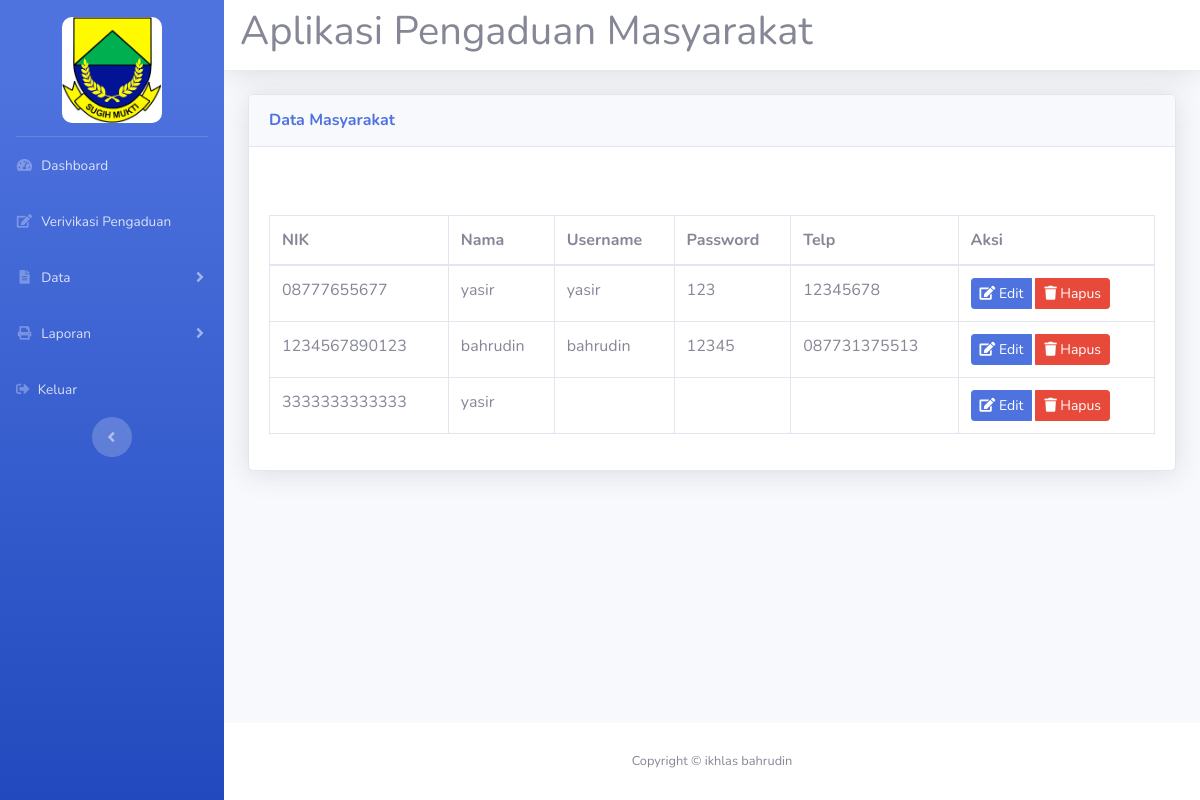
The page /admin/lihat_masyarakat.php on the database its author committed.
### tables this page shows
CREATE TABLE `masyarakat` (
  `nik` varchar(16) NOT NULL,
  `nama` varchar(35) NOT NULL,
  `username` varchar(25) NOT NULL,
  `password` varchar(32) NOT NULL,
  `telp` varchar(13) NOT NULL
);

### admin/lihat_masyarakat.php (the view, shortened to what this page needs)
<!DOCTYPE html>
<html lang="en">
<head>
    <link href="../vendor/fontawesome-free/css/all.min.css" rel="stylesheet" type="text/css">
    <link href="../css/sb-admin-2.min.css" rel="stylesheet">
    <link href="../vendor/datatables/dataTables.bootstrap4.min.css" rel="stylesheet">
</head>
<body id="page-top">
    <div id="wrapper">
        <ul class="navbar-nav bg-gradient-primary sidebar sidebar-dark accordion" id="accordionSidebar">
            <a class="sidebar-brand d-flex align-items-center justify-content-center" href="admin.php">
                <div class="" style="margin-top: 70px;">
                    <img src="../logo/logo.png" alt="Logo" style="width: 100px; height: auto; border-radius: 10px;">
                </div>
            </a>
            <hr class="sidebar-divider my-0">
            <li class="nav-item">
                <a class="nav-link" href="admin.php">
                    <i class="fas fa-fw fa-tachometer-alt"></i>
                    <span>Dashboard</span></a>
            </li>
            <li class="nav-item">
                <a class="nav-link" href="verifikasi_pengaduan.php">
                    <i class="fas fa-fw fa-edit"></i>
                    <span>Verivikasi Pengaduan</span></a>
            </li>
            <li class="nav-item">
                <a class="nav-link collapsed" href="#" data-toggle="collapse" data-target="#collapseTwo"
                    aria-expanded="true" aria-controls="collapseTwo">
                    <i class="fas fa-fw fa-file-alt"></i>
                    <span>Data</span>
                </a>
            </li>
            <li class="nav-item">
                <a class="nav-link collapsed" href="#" data-toggle="collapse" data-target="#collapseThree"
                    aria-expanded="true" aria-controls="collapseThree">
                    <i class="fas fa-fw fa-print"></i>
                    <span>Laporan</span>
                </a>
            </li>
            <li class="nav-item">
                <a class="nav-link" href="../logout.php">
                    <i class="fas fa-sign-out-alt"></i>
                    <span>Keluar</span></a>
            </li>
            <div class="text-center d-none d-md-inline">
                <button class="rounded-circle border-0" id="sidebarToggle"></button>
            </div>
        </ul>
        <div id="content-wrapper" class="d-flex flex-column">
            <div id="content">
                <nav class="navbar navbar-expand navbar-light bg-white topbar mb-4 static-top shadow">
                    <div class="container-fluid">
                        <div class="row">
                            <div class="col-sm-12 d-flex align-items-center">
                                <h1 class="page-title">Aplikasi Pengaduan Masyarakat</h1>
                            </div>
                        </div>
                </nav>
                <div class="container-fluid">
                    <div class="card shadow mb-4">
                        <div class="card-header py-3">
                            <h6 class="m-0 font-weight-bold text-primary">Data Masyarakat</h6>
                        </div>
                        <div class="card-body">
                            <br></br>
                            <div class="table-responsive">
                                <div class="table-responsive">
                                    <div class="table-responsive">
                                        <table class="table table-bordered" id="dataTable" width="100%" cellspacing="0">
                                            <thead>
                                                <tr>
                                                    <th>NIK</th>
                                                    <th>Nama</th>
                                                    <th>Username</th>
                                                    <th>Password</th>
                                                    <th>Telp</th>
                                                    <th>Aksi</th>
                                                </tr>
                                            </thead>
                                            <tbody>
                                                <?php
require '../koneksi.php';
$sql = mysqli_query($koneksi, "SELECT * FROM masyarakat");
while ($data = mysqli_fetch_array($sql)) { ?>
                                                <tr>
                                                    <td><?php echo $data['nik']; ?></td>
                                                    <td><?php echo $data['nama']; ?></td>
                                                    <td><?php echo $data['username']; ?></td>
                                                    <td><?php echo $data['password']; ?></td>
                                                    <td><?php echo $data['telp']; ?></td>
                                                    <td>
                                                        <div class="btn-group">
                                                            <a href="edit_masyarakat.php?id=<?php echo $data['nik']; ?>"
                                                                class="btn btn-primary btn-sm mr-1">
                                                                <i class="fas fa-edit"></i> Edit
                                                            </a>
                                                            <a href="delete_masyarakat.php?nik=<?php echo $data['nik']; ?>"
                                                                class="btn btn-danger btn-sm"
                                                                onclick="return confirm('Yakin mau dihapus?')">
                                                                <i class="fas fa-trash"></i> Hapus
                                                            </a>
                                                        </div>
                                                    </td>
                                                </tr>
                                                <?php } ?>
                                            </tbody>
                                        </table>
                                    </div>
                                </div>
                            </div>
                        </div>
                    </div>
                </div>
            </div>
            <footer class="sticky-footer bg-white">
                <div class="container my-auto">
                    <div class="copyright text-center my-auto">
                        <span>Copyright &copy; ikhlas bahrudin</span>
                    </div>
                </div>
            </footer>
        </div>
    </div>
</body>
</html>

### rows shown on the page
masyarakat: nik "08777655677", nama "yasir", username "yasir", password "123", telp "12345678"
masyarakat: nik "1234567890123", nama "bahrudin", username "bahrudin", password "12345", telp "087731375513"
masyarakat: nik "3333333333333", nama "yasir"
